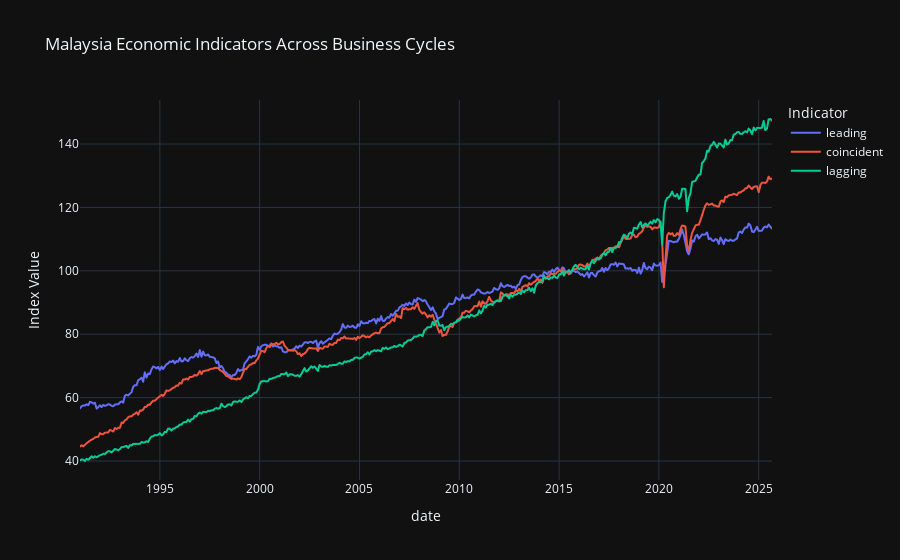

The notebook cell saved with this chart:
### Code cell
#FIGURE 1️⃣ – Overall Economic Cycle (Plotly)
import plotly.express as px

fig1 = px.line(
    df,
    x='date',
    y=['leading', 'coincident', 'lagging'],
    title="Malaysia Economic Indicators Across Business Cycles",
    labels={'value': 'Index Value', 'variable': 'Indicator'},
    template='plotly_dark'
)

fig1.show()

### Figure 1 — Plotly figure (JSON) as saved in the notebook; plotly's stock layout.template omitted (floating-point values rounded to 4 significant figures; data arrays with more than 128 entries replaced by an {"elided": "..."} marker saying what was removed)
{"data": [{"hovertemplate": "Indicator=leading<br>date=%{x}<br>Index Value=%{y}<extra></extra>", "legendgroup": "leading", "line": {"color": "#636efa", "dash": "solid"}, "marker": {"symbol": "circle"}, "mode": "lines", "name": "leading", "showlegend": true, "type": "scattergl", "x": {"elided": "417 str values"}, "xaxis": "x", "y": {"elided": "417 float values"}, "yaxis": "y"}, {"hovertemplate": "Indicator=coincident<br>date=%{x}<br>Index Value=%{y}<extra></extra>", "legendgroup": "coincident", "line": {"color": "#EF553B", "dash": "solid"}, "marker": {"symbol": "circle"}, "mode": "lines", "name": "coincident", "showlegend": true, "type": "scattergl", "x": {"elided": "417 str values"}, "xaxis": "x", "y": {"elided": "417 float values"}, "yaxis": "y"}, {"hovertemplate": "Indicator=lagging<br>date=%{x}<br>Index Value=%{y}<extra></extra>", "legendgroup": "lagging", "line": {"color": "#00cc96", "dash": "solid"}, "marker": {"symbol": "circle"}, "mode": "lines", "name": "lagging", "showlegend": true, "type": "scattergl", "x": {"elided": "417 str values"}, "xaxis": "x", "y": {"elided": "417 float values"}, "yaxis": "y"}], "layout": {"legend": {"title": {"text": "Indicator"}, "tracegroupgap": 0}, "title": {"text": "Malaysia Economic Indicators Across Business Cycles"}, "xaxis": {"anchor": "y", "domain": [0, 1], "title": {"text": "date"}}, "yaxis": {"anchor": "x", "domain": [0, 1], "title": {"text": "Index Value"}}}}
